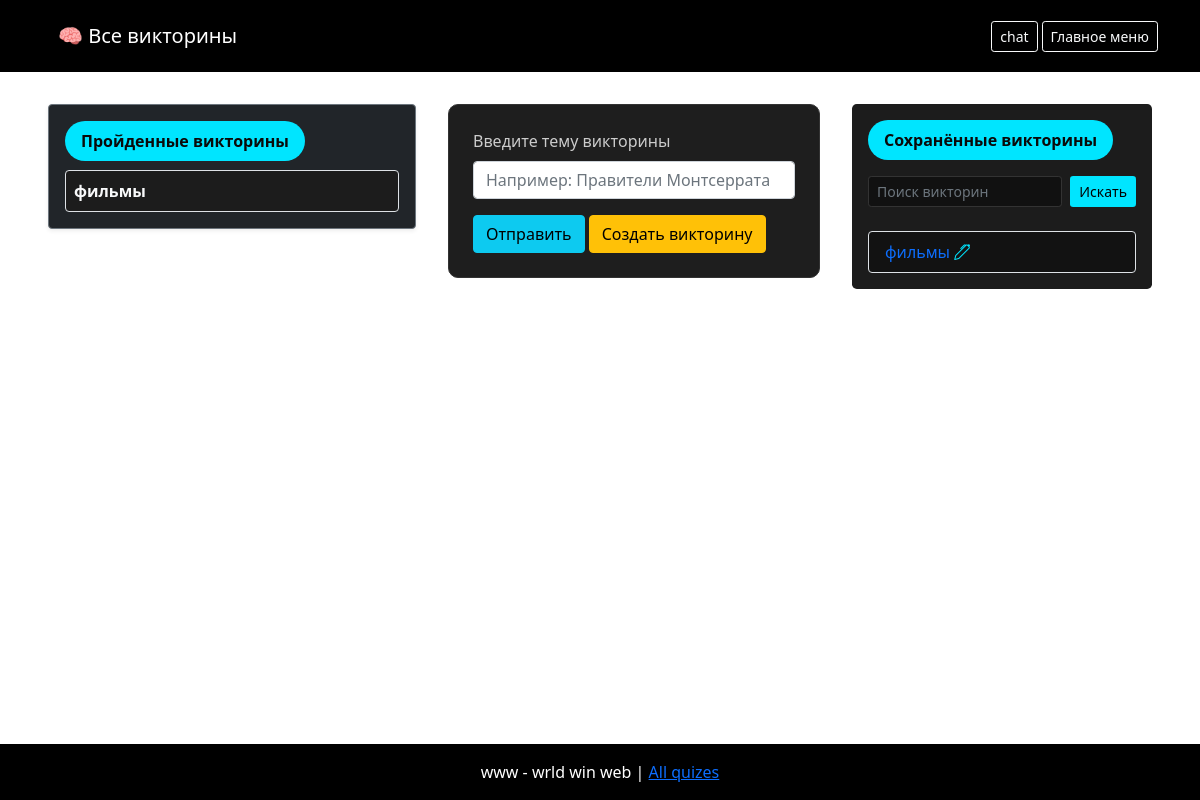
The page /quiz/ (signed in) on the database as committed earlier.
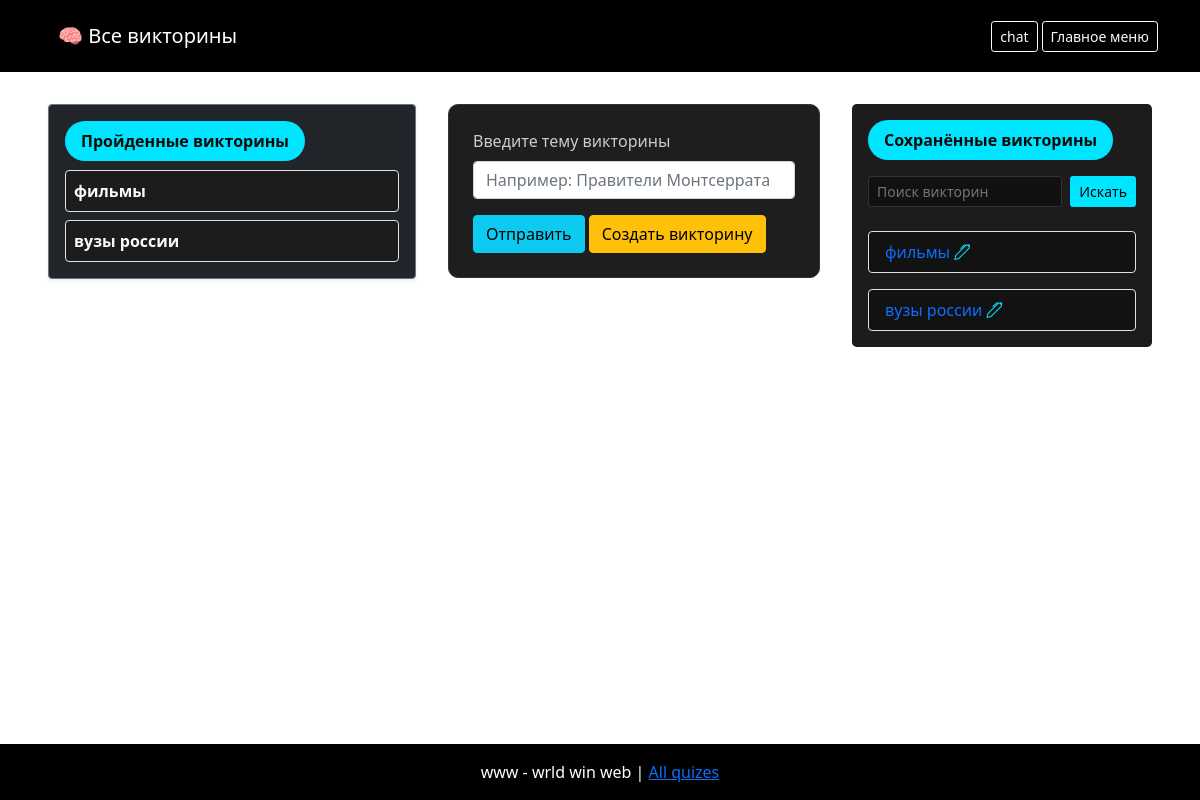
The same page on the database as committed later.
### main_app/models.py (models this page shows)
class Stata(models.Model):
    user = models.ForeignKey(MyUser, on_delete=models.CASCADE)
    victorina = models.ForeignKey(Victorina, on_delete=models.CASCADE)
    date = models.DateTimeField(auto_now_add=True)
    result = models.IntegerField()
    def __str__(self):
        return f'{self.id}. {self.user.username} | {self.victorina.topic} {self.result} '

class Victorina(models.Model):
    topic = models.CharField(max_length=255)
    num_of_que = models.IntegerField()
    author = models.ForeignKey(MyUser, default=0, on_delete=models.CASCADE)
    users = models.ManyToManyField(MyUser, related_name='victorins', through='Stata')

### main_app/views.py (the view)
# urls.py: path("quiz/", quiz_view),
def quiz_view(request):
    query = request.GET.get("query")
    try:
        del request.session["id_quiz"]
        del request.session["number"]
        del request.session["i"]
        del request.session["questions"]
        del request.session["query"]
        del request.session["data_list"]
    except KeyError:
        pass
    if query:
        victorins = Victorina.objects.filter(topic__contains=query)
    else:
        victorins = Victorina.objects.all()
    user_stata = (
        Stata.objects
            .filter(user=request.user)
            .values('victorina', 'victorina__topic')   # группируем по викторине
            .annotate(best_result=Max('result'))       # максимум внутри группы
            .order_by('victorina')
        )
    best_score = Stata.objects.filter(user=request.user, victorina=OuterRef('victorina')).order_by('-result').values('id')[:1]
    user_stata = Stata.objects.filter(user=request.user).filter(id=Subquery(best_score))
    print(user_stata)
    context = {"victorins": victorins, "query": query, "user_stata": user_stata}
    return render(request, "main_app/all_quizes.html", context)

### main_app/templates/main_app/all_quizes.html (shortened to what this page needs)
{% extends "main_app/base.html" %}
{% load static %}
{% block css %}
        <link rel="stylesheet" href="{% static 'css/all_quizes.css' %}">
{% endblock css %}
{% block name %}
<div class="container d-flex justify-content-between align-items-center bg-dark-100 text-white py-2 px-3">
  <div>
    🧠 Все викторины
  </div>
</div>
{% endblock name %}
{% block content %}
    <div class="col-12 col-md-6 col-lg-4">
  <div class="card bg-dark text-light border-secondary shadow-sm">
    <div class="card-body">
      <div class="px-3 py-2 rounded-pill" style="background-color: #00e5ff; color: #0a0a0a; display: inline-block; font-weight: 600; margin-bottom: 1ex;">
        Пройденные викторины
    </div>
      <div class="d-flex flex-column gap-2">
        {% for victorina in user_stata %}
          <div class="p-2 border rounded text-light" style="background-color: #1c1c1c; border-color: #444;">
            <strong>{{ victorina.victorina.topic }}</strong>
          </div>
        {% endfor %}
      </div>
    </div>
  </div>
</div>
    <div class="left-panel">
      <div class="form-block">
        <form action="/gpt_proc" method="get" id="gpt_proc">
          <div class="mb-3">
            <label for="query" class="form-label">Введите тему викторины</label>
            <input type="text" id="search" name="query" class="form-control" placeholder="Например: Правители Монтсеррата">
          </div>
          <div>
            <button type="submit" class="btn btn-info" id="search-btn">Отправить</button>
            <a href="/create_quiz" class="btn btn-warning">Создать викторину</a>
          </div>
        </form>
      </div>
    </div>
    <div class="right-panel">
  <div class="p-3 rounded-3" style="background-color: #1c1c1c;">
    <div class="px-3 py-2 rounded-pill mb-3" style="background-color: #00e5ff; color: #0a0a0a; display: inline-block; font-weight: 600;">
      Сохранённые викторины
    </div>
    <form action="" method="get" class="d-flex gap-2 mb-3">
      <input type="text" name="query" id="query" class="form-control form-control-sm" placeholder="Поиск викторин"
             style="background-color: #111; border: 1px solid #333; color: #fff;">
      <input type="submit" value="Искать" class="btn btn-sm" style="background-color: #00e5ff; color: #000;">
    </form>
    <div class="d-flex flex-column gap-2">
      {% for victorina in victorins %}
        <a href="/quiz/{{ victorina.id }}" class="text-decoration-none">
          <div class="px-3 py-2 border rounded text-white"
               style="background-color: #121212; border-color: #333;">
            <div style="color: red;">{{ victorina.topic }} <a style="color: #00e5ff;" href="/quiz/edit/{{ victorina.id }}"> <i class="bi bi-pen"></i></a></div>
          </div>
        </a>
      {% empty %}
        <p class="text-muted fst-italic">404 — ниче нет</p>
      {% endfor %}
    </div>
  </div>
</div>
{% endblock content %}

### main_app/templates/main_app/base.html (shortened to what this page needs)
{% load static %}
<!DOCTYPE html>
<html lang="en">
  <head>
    {% block css %}{% endblock css %}
    <link
      href="https://cdn.jsdelivr.net/npm/bootstrap@5.0.2/dist/css/bootstrap.min.css"
      rel="stylesheet"
    />
    <link
      rel="stylesheet"
      href="https://cdn.jsdelivr.net/npm/bootstrap-icons@1.11.3/font/bootstrap-icons.css"
    />
  </head>
  <body class="d-flex flex-column min-vh-100">
    <header>
      <div class="container d-flex justify-content-between align-items-center">
        <h1 class="h5 m-0">{% block name %}{% endblock name %}</h1>
        <div class="d-flex align-items-center gap-1">
          <div id="chatWrapper">
            <span
              id="chatBtn"
              class="btn btn-outline-light btn-sm"
              style="cursor: pointer"
              data-bs-toggle="modal"
              data-bs-target="#chatModal"
              >chat</span
            >
          </div>
          <a href="/" class="btn btn-outline-light btn-sm">Главное меню</a>
        </div>
      </div>
    </header>
    <main class="container-fluid main-container px-5 flex-grow-1">
      {% block content %}{% endblock content %}
    </main>
    <footer>
      www - wrld win web |
      {% if request.resolver_match.url_name == "quiz/" %}
    <a href="/">Lobby</a>
    {% else %}
    <a href="/quiz/">All quizes</a>
    {% endif %}
    </footer>
  </body>
</html>

### main_app/static/css/all_quizes.css (style rules this page uses)
html, body { background-color: #121212; color: #f8f9fa; margin: 0; }
body { display: flex; flex-direction: column; }
main { flex: 1 0 auto; }
footer { flex-shrink: 0; background-color: #000; color: #fff; padding: 1rem; text-align: center; }
header { background-color: #000; color: #fff; padding: 1rem 0; }
a { color: #dc3545; text-decoration: none; }
.main-container { display: flex; flex-wrap: nowrap; gap: 2rem; padding: 2rem 0; }
.left-panel { flex: 1; }
.right-panel { width: 300px; }
.form-block { background-color: #1e1e1e; padding: 1.5rem; border-radius: 10px; border: 1px solid #333; }
.form-label { color: #ccc; }
.form-control { background-color: #2c2c2c; border: none; color: #fff; }
.form-control::placeholder { color: #888; }

### main_app/templates/main_app/base.html (style rules this page uses)
footer { flex-shrink: 0; background-color: #000; color: #fff; padding: 1rem; text-align: center; }
header { background-color: #000; color: #fff; padding: 1rem 0; }

Rows that differ between the two databases and show on the page:
added Stata: victorina.topic "вузы россии"
added Victorina: topic "вузы россии"
